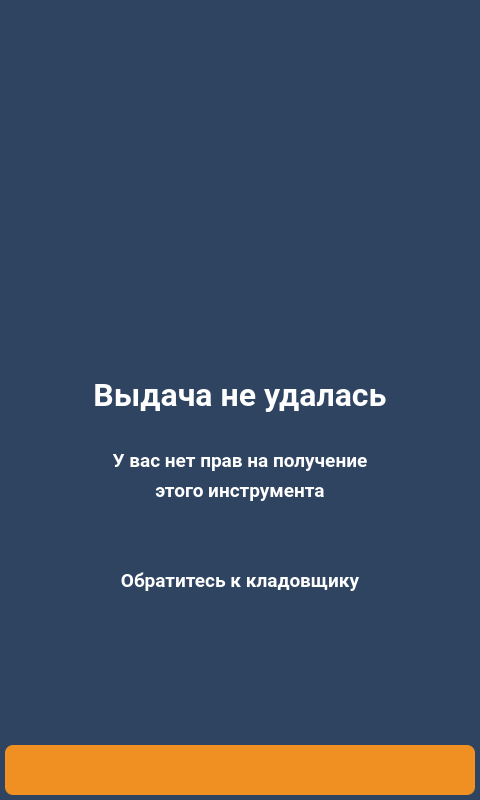
<?xml version="1.0" encoding="UTF-8"?>
<ui version="4.0">
 <class>screen_13_no_right</class>
 <widget class="QWidget" name="screen_13_no_right">
  <property name="geometry">
   <rect>
    <x>0</x>
    <y>0</y>
    <width>480</width>
    <height>800</height>
   </rect>
  </property>
  <property name="windowTitle">
   <string>screen_13_no_right</string>
  </property>
  <property name="styleSheet">
   <string notr="true">QWidget{
	background-color: #2e4461;
}
QLabel {
	background: none;
	color: #FFFFFF;
	border-width: 0px;
	border-radius: 0px;
	font-family: "Roboto", Sans-serif;
}
#background {
	color: #FFFFFF;
	background-color: #2e4461;
	border-width: 2px;
	border-style: groove;
	border-color: #ff9923;
	border-radius: 0px;
	font-family: "Roboto", Sans-serif;
}
QPushButton {
	color: #FFFFFF;
	background-color: #f09022;
	border-width: 0px;
	border-style: outset;
	border-color: #EAA657;
	border-radius: 8px;
	font-weight: 600;
    font-size: 25px;
	font-family: "Roboto", Sans-serif;
}</string>
  </property>
  <widget class="QPushButton" name="btn_back">
   <property name="geometry">
    <rect>
     <x>5</x>
     <y>745</y>
     <width>470</width>
     <height>50</height>
    </rect>
   </property>
   <property name="palette">
    <palette>
     <active>
      <colorrole role="WindowText">
       <brush brushstyle="SolidPattern">
        <color alpha="255">
         <red>255</red>
         <green>255</green>
         <blue>255</blue>
        </color>
       </brush>
      </colorrole>
      <colorrole role="Button">
       <brush brushstyle="SolidPattern">
        <color alpha="255">
         <red>240</red>
         <green>144</green>
         <blue>34</blue>
        </color>
       </brush>
      </colorrole>
      <colorrole role="Text">
       <brush brushstyle="SolidPattern">
        <color alpha="255">
         <red>255</red>
         <green>255</green>
         <blue>255</blue>
        </color>
       </brush>
      </colorrole>
      <colorrole role="ButtonText">
       <brush brushstyle="SolidPattern">
        <color alpha="255">
         <red>255</red>
         <green>255</green>
         <blue>255</blue>
        </color>
       </brush>
      </colorrole>
      <colorrole role="Base">
       <brush brushstyle="SolidPattern">
        <color alpha="255">
         <red>240</red>
         <green>144</green>
         <blue>34</blue>
        </color>
       </brush>
      </colorrole>
      <colorrole role="Window">
       <brush brushstyle="SolidPattern">
        <color alpha="255">
         <red>240</red>
         <green>144</green>
         <blue>34</blue>
        </color>
       </brush>
      </colorrole>
      <colorrole role="PlaceholderText">
       <brush brushstyle="NoBrush">
        <color alpha="128">
         <red>255</red>
         <green>255</green>
         <blue>255</blue>
        </color>
       </brush>
      </colorrole>
     </active>
     <inactive>
      <colorrole role="WindowText">
       <brush brushstyle="SolidPattern">
        <color alpha="255">
         <red>255</red>
         <green>255</green>
         <blue>255</blue>
        </color>
       </brush>
      </colorrole>
      <colorrole role="Button">
       <brush brushstyle="SolidPattern">
        <color alpha="255">
         <red>240</red>
         <green>144</green>
         <blue>34</blue>
        </color>
       </brush>
      </colorrole>
      <colorrole role="Text">
       <brush brushstyle="SolidPattern">
        <color alpha="255">
         <red>255</red>
         <green>255</green>
         <blue>255</blue>
        </color>
       </brush>
      </colorrole>
      <colorrole role="ButtonText">
       <brush brushstyle="SolidPattern">
        <color alpha="255">
         <red>255</red>
         <green>255</green>
         <blue>255</blue>
        </color>
       </brush>
      </colorrole>
      <colorrole role="Base">
       <brush brushstyle="SolidPattern">
        <color alpha="255">
         <red>240</red>
         <green>144</green>
         <blue>34</blue>
        </color>
       </brush>
      </colorrole>
      <colorrole role="Window">
       <brush brushstyle="SolidPattern">
        <color alpha="255">
         <red>240</red>
         <green>144</green>
         <blue>34</blue>
        </color>
       </brush>
      </colorrole>
      <colorrole role="PlaceholderText">
       <brush brushstyle="NoBrush">
        <color alpha="128">
         <red>255</red>
         <green>255</green>
         <blue>255</blue>
        </color>
       </brush>
      </colorrole>
     </inactive>
     <disabled>
      <colorrole role="WindowText">
       <brush brushstyle="SolidPattern">
        <color alpha="255">
         <red>255</red>
         <green>255</green>
         <blue>255</blue>
        </color>
       </brush>
      </colorrole>
      <colorrole role="Button">
       <brush brushstyle="SolidPattern">
        <color alpha="255">
         <red>240</red>
         <green>144</green>
         <blue>34</blue>
        </color>
       </brush>
      </colorrole>
      <colorrole role="Text">
       <brush brushstyle="SolidPattern">
        <color alpha="255">
         <red>255</red>
         <green>255</green>
         <blue>255</blue>
        </color>
       </brush>
      </colorrole>
      <colorrole role="ButtonText">
       <brush brushstyle="SolidPattern">
        <color alpha="255">
         <red>255</red>
         <green>255</green>
         <blue>255</blue>
        </color>
       </brush>
      </colorrole>
      <colorrole role="Base">
       <brush brushstyle="SolidPattern">
        <color alpha="255">
         <red>240</red>
         <green>144</green>
         <blue>34</blue>
        </color>
       </brush>
      </colorrole>
      <colorrole role="Window">
       <brush brushstyle="SolidPattern">
        <color alpha="255">
         <red>240</red>
         <green>144</green>
         <blue>34</blue>
        </color>
       </brush>
      </colorrole>
      <colorrole role="PlaceholderText">
       <brush brushstyle="NoBrush">
        <color alpha="128">
         <red>255</red>
         <green>255</green>
         <blue>255</blue>
        </color>
       </brush>
      </colorrole>
     </disabled>
    </palette>
   </property>
   <property name="font">
    <font>
     <family>Roboto</family>
     <pointsize>-1</pointsize>
     <weight>75</weight>
     <bold>true</bold>
    </font>
   </property>
   <property name="contextMenuPolicy">
    <enum>Qt::DefaultContextMenu</enum>
   </property>
   <property name="layoutDirection">
    <enum>Qt::LeftToRight</enum>
   </property>
   <property name="text">
    <string />
   </property>
   <property name="icon">
    <iconset resource="../img/resources.qrc">
     <normaloff>:/icons/back_white.png</normaloff>:/icons/back_white.png</iconset>
   </property>
   <property name="iconSize">
    <size>
     <width>51</width>
     <height>51</height>
    </size>
   </property>
  </widget>
  <widget class="QLabel" name="lbl_info_1">
   <property name="geometry">
    <rect>
     <x>50</x>
     <y>370</y>
     <width>380</width>
     <height>50</height>
    </rect>
   </property>
   <property name="palette">
    <palette>
     <active>
      <colorrole role="WindowText">
       <brush brushstyle="SolidPattern">
        <color alpha="255">
         <red>255</red>
         <green>255</green>
         <blue>255</blue>
        </color>
       </brush>
      </colorrole>
      <colorrole role="Button">
       <brush brushstyle="LinearGradientPattern">
        <gradient startx="0.000000000000000" starty="0.000000000000000" endx="1.000000000000000" endy="0.000000000000000" type="LinearGradient" spread="PadSpread" coordinatemode="ObjectBoundingMode">
         <gradientstop position="0.000000000000000">
          <color alpha="0">
           <red>0</red>
           <green>0</green>
           <blue>0</blue>
          </color>
         </gradientstop>
         <gradientstop position="1.000000000000000">
          <color alpha="0">
           <red>255</red>
           <green>255</green>
           <blue>255</blue>
          </color>
         </gradientstop>
        </gradient>
       </brush>
      </colorrole>
      <colorrole role="Text">
       <brush brushstyle="SolidPattern">
        <color alpha="255">
         <red>255</red>
         <green>255</green>
         <blue>255</blue>
        </color>
       </brush>
      </colorrole>
      <colorrole role="ButtonText">
       <brush brushstyle="SolidPattern">
        <color alpha="255">
         <red>255</red>
         <green>255</green>
         <blue>255</blue>
        </color>
       </brush>
      </colorrole>
      <colorrole role="Base">
       <brush brushstyle="LinearGradientPattern">
        <gradient startx="0.000000000000000" starty="0.000000000000000" endx="1.000000000000000" endy="0.000000000000000" type="LinearGradient" spread="PadSpread" coordinatemode="ObjectBoundingMode">
         <gradientstop position="0.000000000000000">
          <color alpha="0">
           <red>0</red>
           <green>0</green>
           <blue>0</blue>
          </color>
         </gradientstop>
         <gradientstop position="1.000000000000000">
          <color alpha="0">
           <red>255</red>
           <green>255</green>
           <blue>255</blue>
          </color>
         </gradientstop>
        </gradient>
       </brush>
      </colorrole>
      <colorrole role="Window">
       <brush brushstyle="LinearGradientPattern">
        <gradient startx="0.000000000000000" starty="0.000000000000000" endx="1.000000000000000" endy="0.000000000000000" type="LinearGradient" spread="PadSpread" coordinatemode="ObjectBoundingMode">
         <gradientstop position="0.000000000000000">
          <color alpha="0">
           <red>0</red>
           <green>0</green>
           <blue>0</blue>
          </color>
         </gradientstop>
         <gradientstop position="1.000000000000000">
          <color alpha="0">
           <red>255</red>
           <green>255</green>
           <blue>255</blue>
          </color>
         </gradientstop>
        </gradient>
       </brush>
      </colorrole>
      <colorrole role="PlaceholderText">
       <brush brushstyle="NoBrush">
        <color alpha="128">
         <red>255</red>
         <green>255</green>
         <blue>255</blue>
        </color>
       </brush>
      </colorrole>
     </active>
     <inactive>
      <colorrole role="WindowText">
       <brush brushstyle="SolidPattern">
        <color alpha="255">
         <red>255</red>
         <green>255</green>
         <blue>255</blue>
        </color>
       </brush>
      </colorrole>
      <colorrole role="Button">
       <brush brushstyle="LinearGradientPattern">
        <gradient startx="0.000000000000000" starty="0.000000000000000" endx="1.000000000000000" endy="0.000000000000000" type="LinearGradient" spread="PadSpread" coordinatemode="ObjectBoundingMode">
         <gradientstop position="0.000000000000000">
          <color alpha="0">
           <red>0</red>
           <green>0</green>
           <blue>0</blue>
          </color>
         </gradientstop>
         <gradientstop position="1.000000000000000">
          <color alpha="0">
           <red>255</red>
           <green>255</green>
           <blue>255</blue>
          </color>
         </gradientstop>
        </gradient>
       </brush>
      </colorrole>
      <colorrole role="Text">
       <brush brushstyle="SolidPattern">
        <color alpha="255">
         <red>255</red>
         <green>255</green>
         <blue>255</blue>
        </color>
       </brush>
      </colorrole>
      <colorrole role="ButtonText">
       <brush brushstyle="SolidPattern">
        <color alpha="255">
         <red>255</red>
         <green>255</green>
         <blue>255</blue>
        </color>
       </brush>
      </colorrole>
      <colorrole role="Base">
       <brush brushstyle="LinearGradientPattern">
        <gradient startx="0.000000000000000" starty="0.000000000000000" endx="1.000000000000000" endy="0.000000000000000" type="LinearGradient" spread="PadSpread" coordinatemode="ObjectBoundingMode">
         <gradientstop position="0.000000000000000">
          <color alpha="0">
           <red>0</red>
           <green>0</green>
           <blue>0</blue>
          </color>
         </gradientstop>
         <gradientstop position="1.000000000000000">
          <color alpha="0">
           <red>255</red>
           <green>255</green>
           <blue>255</blue>
          </color>
         </gradientstop>
        </gradient>
       </brush>
      </colorrole>
      <colorrole role="Window">
       <brush brushstyle="LinearGradientPattern">
        <gradient startx="0.000000000000000" starty="0.000000000000000" endx="1.000000000000000" endy="0.000000000000000" type="LinearGradient" spread="PadSpread" coordinatemode="ObjectBoundingMode">
         <gradientstop position="0.000000000000000">
          <color alpha="0">
           <red>0</red>
           <green>0</green>
           <blue>0</blue>
          </color>
         </gradientstop>
         <gradientstop position="1.000000000000000">
          <color alpha="0">
           <red>255</red>
           <green>255</green>
           <blue>255</blue>
          </color>
         </gradientstop>
        </gradient>
       </brush>
      </colorrole>
      <colorrole role="PlaceholderText">
       <brush brushstyle="NoBrush">
        <color alpha="128">
         <red>255</red>
         <green>255</green>
         <blue>255</blue>
        </color>
       </brush>
      </colorrole>
     </inactive>
     <disabled>
      <colorrole role="WindowText">
       <brush brushstyle="SolidPattern">
        <color alpha="255">
         <red>255</red>
         <green>255</green>
         <blue>255</blue>
        </color>
       </brush>
      </colorrole>
      <colorrole role="Button">
       <brush brushstyle="LinearGradientPattern">
        <gradient startx="0.000000000000000" starty="0.000000000000000" endx="1.000000000000000" endy="0.000000000000000" type="LinearGradient" spread="PadSpread" coordinatemode="ObjectBoundingMode">
         <gradientstop position="0.000000000000000">
          <color alpha="0">
           <red>0</red>
           <green>0</green>
           <blue>0</blue>
          </color>
         </gradientstop>
         <gradientstop position="1.000000000000000">
          <color alpha="0">
           <red>255</red>
           <green>255</green>
           <blue>255</blue>
          </color>
         </gradientstop>
        </gradient>
       </brush>
      </colorrole>
      <colorrole role="Text">
       <brush brushstyle="SolidPattern">
        <color alpha="255">
         <red>255</red>
         <green>255</green>
         <blue>255</blue>
        </color>
       </brush>
      </colorrole>
      <colorrole role="ButtonText">
       <brush brushstyle="SolidPattern">
        <color alpha="255">
         <red>255</red>
         <green>255</green>
         <blue>255</blue>
        </color>
       </brush>
      </colorrole>
      <colorrole role="Base">
       <brush brushstyle="LinearGradientPattern">
        <gradient startx="0.000000000000000" starty="0.000000000000000" endx="1.000000000000000" endy="0.000000000000000" type="LinearGradient" spread="PadSpread" coordinatemode="ObjectBoundingMode">
         <gradientstop position="0.000000000000000">
          <color alpha="0">
           <red>0</red>
           <green>0</green>
           <blue>0</blue>
          </color>
         </gradientstop>
         <gradientstop position="1.000000000000000">
          <color alpha="0">
           <red>255</red>
           <green>255</green>
           <blue>255</blue>
          </color>
         </gradientstop>
        </gradient>
       </brush>
      </colorrole>
      <colorrole role="Window">
       <brush brushstyle="LinearGradientPattern">
        <gradient startx="0.000000000000000" starty="0.000000000000000" endx="1.000000000000000" endy="0.000000000000000" type="LinearGradient" spread="PadSpread" coordinatemode="ObjectBoundingMode">
         <gradientstop position="0.000000000000000">
          <color alpha="0">
           <red>0</red>
           <green>0</green>
           <blue>0</blue>
          </color>
         </gradientstop>
         <gradientstop position="1.000000000000000">
          <color alpha="0">
           <red>255</red>
           <green>255</green>
           <blue>255</blue>
          </color>
         </gradientstop>
        </gradient>
       </brush>
      </colorrole>
      <colorrole role="PlaceholderText">
       <brush brushstyle="NoBrush">
        <color alpha="128">
         <red>255</red>
         <green>255</green>
         <blue>255</blue>
        </color>
       </brush>
      </colorrole>
     </disabled>
    </palette>
   </property>
   <property name="font">
    <font>
     <family>Roboto</family>
     <pointsize>24</pointsize>
     <weight>75</weight>
     <bold>true</bold>
    </font>
   </property>
   <property name="text">
    <string>Выдача не удалась</string>
   </property>
   <property name="alignment">
    <set>Qt::AlignCenter</set>
   </property>
  </widget>
  <widget class="QLabel" name="lbl_info_3">
   <property name="geometry">
    <rect>
     <x>120</x>
     <y>470</y>
     <width>240</width>
     <height>40</height>
    </rect>
   </property>
   <property name="palette">
    <palette>
     <active>
      <colorrole role="WindowText">
       <brush brushstyle="SolidPattern">
        <color alpha="255">
         <red>255</red>
         <green>255</green>
         <blue>255</blue>
        </color>
       </brush>
      </colorrole>
      <colorrole role="Button">
       <brush brushstyle="LinearGradientPattern">
        <gradient startx="0.000000000000000" starty="0.000000000000000" endx="1.000000000000000" endy="0.000000000000000" type="LinearGradient" spread="PadSpread" coordinatemode="ObjectBoundingMode">
         <gradientstop position="0.000000000000000">
          <color alpha="0">
           <red>0</red>
           <green>0</green>
           <blue>0</blue>
          </color>
         </gradientstop>
         <gradientstop position="1.000000000000000">
          <color alpha="0">
           <red>255</red>
           <green>255</green>
           <blue>255</blue>
          </color>
         </gradientstop>
        </gradient>
       </brush>
      </colorrole>
      <colorrole role="Text">
       <brush brushstyle="SolidPattern">
        <color alpha="255">
         <red>255</red>
         <green>255</green>
         <blue>255</blue>
        </color>
       </brush>
      </colorrole>
      <colorrole role="ButtonText">
       <brush brushstyle="SolidPattern">
        <color alpha="255">
         <red>255</red>
         <green>255</green>
         <blue>255</blue>
        </color>
       </brush>
      </colorrole>
      <colorrole role="Base">
       <brush brushstyle="LinearGradientPattern">
        <gradient startx="0.000000000000000" starty="0.000000000000000" endx="1.000000000000000" endy="0.000000000000000" type="LinearGradient" spread="PadSpread" coordinatemode="ObjectBoundingMode">
         <gradientstop position="0.000000000000000">
          <color alpha="0">
           <red>0</red>
           <green>0</green>
           <blue>0</blue>
          </color>
         </gradientstop>
         <gradientstop position="1.000000000000000">
          <color alpha="0">
           <red>255</red>
           <green>255</green>
           <blue>255</blue>
          </color>
         </gradientstop>
        </gradient>
       </brush>
      </colorrole>
      <colorrole role="Window">
       <brush brushstyle="LinearGradientPattern">
        <gradient startx="0.000000000000000" starty="0.000000000000000" endx="1.000000000000000" endy="0.000000000000000" type="LinearGradient" spread="PadSpread" coordinatemode="ObjectBoundingMode">
         <gradientstop position="0.000000000000000">
          <color alpha="0">
           <red>0</red>
           <green>0</green>
           <blue>0</blue>
          </color>
         </gradientstop>
         <gradientstop position="1.000000000000000">
          <color alpha="0">
           <red>255</red>
           <green>255</green>
           <blue>255</blue>
          </color>
         </gradientstop>
        </gradient>
       </brush>
      </colorrole>
      <colorrole role="PlaceholderText">
       <brush brushstyle="NoBrush">
        <color alpha="128">
         <red>255</red>
         <green>255</green>
         <blue>255</blue>
        </color>
       </brush>
      </colorrole>
     </active>
     <inactive>
      <colorrole role="WindowText">
       <brush brushstyle="SolidPattern">
        <color alpha="255">
         <red>255</red>
         <green>255</green>
         <blue>255</blue>
        </color>
       </brush>
      </colorrole>
      <colorrole role="Button">
       <brush brushstyle="LinearGradientPattern">
        <gradient startx="0.000000000000000" starty="0.000000000000000" endx="1.000000000000000" endy="0.000000000000000" type="LinearGradient" spread="PadSpread" coordinatemode="ObjectBoundingMode">
         <gradientstop position="0.000000000000000">
          <color alpha="0">
           <red>0</red>
           <green>0</green>
           <blue>0</blue>
          </color>
         </gradientstop>
         <gradientstop position="1.000000000000000">
          <color alpha="0">
           <red>255</red>
           <green>255</green>
           <blue>255</blue>
          </color>
         </gradientstop>
        </gradient>
       </brush>
      </colorrole>
      <colorrole role="Text">
       <brush brushstyle="SolidPattern">
        <color alpha="255">
         <red>255</red>
         <green>255</green>
         <blue>255</blue>
        </color>
       </brush>
      </colorrole>
      <colorrole role="ButtonText">
       <brush brushstyle="SolidPattern">
        <color alpha="255">
         <red>255</red>
         <green>255</green>
         <blue>255</blue>
        </color>
       </brush>
      </colorrole>
      <colorrole role="Base">
       <brush brushstyle="LinearGradientPattern">
        <gradient startx="0.000000000000000" starty="0.000000000000000" endx="1.000000000000000" endy="0.000000000000000" type="LinearGradient" spread="PadSpread" coordinatemode="ObjectBoundingMode">
         <gradientstop position="0.000000000000000">
          <color alpha="0">
           <red>0</red>
           <green>0</green>
           <blue>0</blue>
          </color>
         </gradientstop>
         <gradientstop position="1.000000000000000">
          <color alpha="0">
           <red>255</red>
           <green>255</green>
           <blue>255</blue>
          </color>
         </gradientstop>
        </gradient>
       </brush>
      </colorrole>
      <colorrole role="Window">
       <brush brushstyle="LinearGradientPattern">
        <gradient startx="0.000000000000000" starty="0.000000000000000" endx="1.000000000000000" endy="0.000000000000000" type="LinearGradient" spread="PadSpread" coordinatemode="ObjectBoundingMode">
         <gradientstop position="0.000000000000000">
          <color alpha="0">
           <red>0</red>
           <green>0</green>
           <blue>0</blue>
          </color>
         </gradientstop>
         <gradientstop position="1.000000000000000">
          <color alpha="0">
           <red>255</red>
           <green>255</green>
           <blue>255</blue>
          </color>
         </gradientstop>
        </gradient>
       </brush>
      </colorrole>
      <colorrole role="PlaceholderText">
       <brush brushstyle="NoBrush">
        <color alpha="128">
         <red>255</red>
         <green>255</green>
         <blue>255</blue>
        </color>
       </brush>
      </colorrole>
     </inactive>
     <disabled>
      <colorrole role="WindowText">
       <brush brushstyle="SolidPattern">
        <color alpha="255">
         <red>255</red>
         <green>255</green>
         <blue>255</blue>
        </color>
       </brush>
      </colorrole>
      <colorrole role="Button">
       <brush brushstyle="LinearGradientPattern">
        <gradient startx="0.000000000000000" starty="0.000000000000000" endx="1.000000000000000" endy="0.000000000000000" type="LinearGradient" spread="PadSpread" coordinatemode="ObjectBoundingMode">
         <gradientstop position="0.000000000000000">
          <color alpha="0">
           <red>0</red>
           <green>0</green>
           <blue>0</blue>
          </color>
         </gradientstop>
         <gradientstop position="1.000000000000000">
          <color alpha="0">
           <red>255</red>
           <green>255</green>
           <blue>255</blue>
          </color>
         </gradientstop>
        </gradient>
       </brush>
      </colorrole>
      <colorrole role="Text">
       <brush brushstyle="SolidPattern">
        <color alpha="255">
         <red>255</red>
         <green>255</green>
         <blue>255</blue>
        </color>
       </brush>
      </colorrole>
      <colorrole role="ButtonText">
       <brush brushstyle="SolidPattern">
        <color alpha="255">
         <red>255</red>
         <green>255</green>
         <blue>255</blue>
        </color>
       </brush>
      </colorrole>
      <colorrole role="Base">
       <brush brushstyle="LinearGradientPattern">
        <gradient startx="0.000000000000000" starty="0.000000000000000" endx="1.000000000000000" endy="0.000000000000000" type="LinearGradient" spread="PadSpread" coordinatemode="ObjectBoundingMode">
         <gradientstop position="0.000000000000000">
          <color alpha="0">
           <red>0</red>
           <green>0</green>
           <blue>0</blue>
          </color>
         </gradientstop>
         <gradientstop position="1.000000000000000">
          <color alpha="0">
           <red>255</red>
           <green>255</green>
           <blue>255</blue>
          </color>
         </gradientstop>
        </gradient>
       </brush>
      </colorrole>
      <colorrole role="Window">
       <brush brushstyle="LinearGradientPattern">
        <gradient startx="0.000000000000000" starty="0.000000000000000" endx="1.000000000000000" endy="0.000000000000000" type="LinearGradient" spread="PadSpread" coordinatemode="ObjectBoundingMode">
         <gradientstop position="0.000000000000000">
          <color alpha="0">
           <red>0</red>
           <green>0</green>
           <blue>0</blue>
          </color>
         </gradientstop>
         <gradientstop position="1.000000000000000">
          <color alpha="0">
           <red>255</red>
           <green>255</green>
           <blue>255</blue>
          </color>
         </gradientstop>
        </gradient>
       </brush>
      </colorrole>
      <colorrole role="PlaceholderText">
       <brush brushstyle="NoBrush">
        <color alpha="128">
         <red>255</red>
         <green>255</green>
         <blue>255</blue>
        </color>
       </brush>
      </colorrole>
     </disabled>
    </palette>
   </property>
   <property name="font">
    <font>
     <family>Roboto</family>
     <pointsize>14</pointsize>
     <weight>75</weight>
     <bold>true</bold>
    </font>
   </property>
   <property name="text">
    <string>этого инструмента</string>
   </property>
   <property name="alignment">
    <set>Qt::AlignCenter</set>
   </property>
  </widget>
  <widget class="QLabel" name="lbl_info_2">
   <property name="geometry">
    <rect>
     <x>65</x>
     <y>440</y>
     <width>350</width>
     <height>40</height>
    </rect>
   </property>
   <property name="palette">
    <palette>
     <active>
      <colorrole role="WindowText">
       <brush brushstyle="SolidPattern">
        <color alpha="255">
         <red>255</red>
         <green>255</green>
         <blue>255</blue>
        </color>
       </brush>
      </colorrole>
      <colorrole role="Button">
       <brush brushstyle="LinearGradientPattern">
        <gradient startx="0.000000000000000" starty="0.000000000000000" endx="1.000000000000000" endy="0.000000000000000" type="LinearGradient" spread="PadSpread" coordinatemode="ObjectBoundingMode">
         <gradientstop position="0.000000000000000">
          <color alpha="0">
           <red>0</red>
           <green>0</green>
           <blue>0</blue>
          </color>
         </gradientstop>
         <gradientstop position="1.000000000000000">
          <color alpha="0">
           <red>255</red>
           <green>255</green>
           <blue>255</blue>
          </color>
         </gradientstop>
        </gradient>
       </brush>
      </colorrole>
      <colorrole role="Text">
       <brush brushstyle="SolidPattern">
        <color alpha="255">
         <red>255</red>
         <green>255</green>
         <blue>255</blue>
        </color>
       </brush>
      </colorrole>
      <colorrole role="ButtonText">
       <brush brushstyle="SolidPattern">
        <color alpha="255">
         <red>255</red>
         <green>255</green>
         <blue>255</blue>
        </color>
       </brush>
      </colorrole>
      <colorrole role="Base">
       <brush brushstyle="LinearGradientPattern">
        <gradient startx="0.000000000000000" starty="0.000000000000000" endx="1.000000000000000" endy="0.000000000000000" type="LinearGradient" spread="PadSpread" coordinatemode="ObjectBoundingMode">
         <gradientstop position="0.000000000000000">
          <color alpha="0">
           <red>0</red>
           <green>0</green>
           <blue>0</blue>
          </color>
         </gradientstop>
         <gradientstop position="1.000000000000000">
          <color alpha="0">
           <red>255</red>
           <green>255</green>
           <blue>255</blue>
          </color>
         </gradientstop>
        </gradient>
       </brush>
      </colorrole>
      <colorrole role="Window">
       <brush brushstyle="LinearGradientPattern">
        <gradient startx="0.000000000000000" starty="0.000000000000000" endx="1.000000000000000" endy="0.000000000000000" type="LinearGradient" spread="PadSpread" coordinatemode="ObjectBoundingMode">
         <gradientstop position="0.000000000000000">
          <color alpha="0">
           <red>0</red>
           <green>0</green>
           <blue>0</blue>
          </color>
         </gradientstop>
         <gradientstop position="1.000000000000000">
          <color alpha="0">
           <red>255</red>
           <green>255</green>
           <blue>255</blue>
          </color>
         </gradientstop>
        </gradient>
       </brush>
      </colorrole>
      <colorrole role="PlaceholderText">
       <brush brushstyle="NoBrush">
        <color alpha="128">
         <red>255</red>
         <green>255</green>
         <blue>255</blue>
        </color>
       </brush>
      </colorrole>
     </active>
     <inactive>
      <colorrole role="WindowText">
       <brush brushstyle="SolidPattern">
        <color alpha="255">
         <red>255</red>
         <green>255</green>
         <blue>255</blue>
        </color>
       </brush>
      </colorrole>
      <colorrole role="Button">
       <brush brushstyle="LinearGradientPattern">
        <gradient startx="0.000000000000000" starty="0.000000000000000" endx="1.000000000000000" endy="0.000000000000000" type="LinearGradient" spread="PadSpread" coordinatemode="ObjectBoundingMode">
         <gradientstop position="0.000000000000000">
          <color alpha="0">
           <red>0</red>
           <green>0</green>
           <blue>0</blue>
          </color>
         </gradientstop>
         <gradientstop position="1.000000000000000">
          <color alpha="0">
           <red>255</red>
           <green>255</green>
           <blue>255</blue>
          </color>
         </gradientstop>
        </gradient>
       </brush>
      </colorrole>
      <colorrole role="Text">
       <brush brushstyle="SolidPattern">
        <color alpha="255">
         <red>255</red>
         <green>255</green>
         <blue>255</blue>
        </color>
       </brush>
      </colorrole>
      <colorrole role="ButtonText">
       <brush brushstyle="SolidPattern">
        <color alpha="255">
         <red>255</red>
         <green>255</green>
         <blue>255</blue>
        </color>
       </brush>
      </colorrole>
      <colorrole role="Base">
       <brush brushstyle="LinearGradientPattern">
        <gradient startx="0.000000000000000" starty="0.000000000000000" endx="1.000000000000000" endy="0.000000000000000" type="LinearGradient" spread="PadSpread" coordinatemode="ObjectBoundingMode">
         <gradientstop position="0.000000000000000">
          <color alpha="0">
           <red>0</red>
           <green>0</green>
           <blue>0</blue>
          </color>
         </gradientstop>
         <gradientstop position="1.000000000000000">
          <color alpha="0">
           <red>255</red>
           <green>255</green>
           <blue>255</blue>
          </color>
         </gradientstop>
        </gradient>
       </brush>
      </colorrole>
      <colorrole role="Window">
       <brush brushstyle="LinearGradientPattern">
        <gradient startx="0.000000000000000" starty="0.000000000000000" endx="1.000000000000000" endy="0.000000000000000" type="LinearGradient" spread="PadSpread" coordinatemode="ObjectBoundingMode">
         <gradientstop position="0.000000000000000">
          <color alpha="0">
           <red>0</red>
           <green>0</green>
           <blue>0</blue>
          </color>
         </gradientstop>
         <gradientstop position="1.000000000000000">
          <color alpha="0">
           <red>255</red>
           <green>255</green>
           <blue>255</blue>
          </color>
         </gradientstop>
        </gradient>
       </brush>
      </colorrole>
      <colorrole role="PlaceholderText">
       <brush brushstyle="NoBrush">
        <color alpha="128">
         <red>255</red>
         <green>255</green>
         <blue>255</blue>
        </color>
       </brush>
      </colorrole>
     </inactive>
     <disabled>
      <colorrole role="WindowText">
       <brush brushstyle="SolidPattern">
        <color alpha="255">
         <red>255</red>
         <green>255</green>
         <blue>255</blue>
        </color>
       </brush>
      </colorrole>
      <colorrole role="Button">
       <brush brushstyle="LinearGradientPattern">
        <gradient startx="0.000000000000000" starty="0.000000000000000" endx="1.000000000000000" endy="0.000000000000000" type="LinearGradient" spread="PadSpread" coordinatemode="ObjectBoundingMode">
         <gradientstop position="0.000000000000000">
          <color alpha="0">
           <red>0</red>
           <green>0</green>
           <blue>0</blue>
          </color>
         </gradientstop>
         <gradientstop position="1.000000000000000">
          <color alpha="0">
           <red>255</red>
           <green>255</green>
           <blue>255</blue>
          </color>
         </gradientstop>
        </gradient>
       </brush>
      </colorrole>
      <colorrole role="Text">
       <brush brushstyle="SolidPattern">
        <color alpha="255">
         <red>255</red>
         <green>255</green>
         <blue>255</blue>
        </color>
       </brush>
      </colorrole>
      <colorrole role="ButtonText">
       <brush brushstyle="SolidPattern">
        <color alpha="255">
         <red>255</red>
         <green>255</green>
         <blue>255</blue>
        </color>
       </brush>
      </colorrole>
      <colorrole role="Base">
       <brush brushstyle="LinearGradientPattern">
        <gradient startx="0.000000000000000" starty="0.000000000000000" endx="1.000000000000000" endy="0.000000000000000" type="LinearGradient" spread="PadSpread" coordinatemode="ObjectBoundingMode">
         <gradientstop position="0.000000000000000">
          <color alpha="0">
           <red>0</red>
           <green>0</green>
           <blue>0</blue>
          </color>
         </gradientstop>
         <gradientstop position="1.000000000000000">
          <color alpha="0">
           <red>255</red>
           <green>255</green>
           <blue>255</blue>
          </color>
         </gradientstop>
        </gradient>
       </brush>
      </colorrole>
      <colorrole role="Window">
       <brush brushstyle="LinearGradientPattern">
        <gradient startx="0.000000000000000" starty="0.000000000000000" endx="1.000000000000000" endy="0.000000000000000" type="LinearGradient" spread="PadSpread" coordinatemode="ObjectBoundingMode">
         <gradientstop position="0.000000000000000">
          <color alpha="0">
           <red>0</red>
           <green>0</green>
           <blue>0</blue>
          </color>
         </gradientstop>
         <gradientstop position="1.000000000000000">
          <color alpha="0">
           <red>255</red>
           <green>255</green>
           <blue>255</blue>
          </color>
         </gradientstop>
        </gradient>
       </brush>
      </colorrole>
      <colorrole role="PlaceholderText">
       <brush brushstyle="NoBrush">
        <color alpha="128">
         <red>255</red>
         <green>255</green>
         <blue>255</blue>
        </color>
       </brush>
      </colorrole>
     </disabled>
    </palette>
   </property>
   <property name="font">
    <font>
     <family>Roboto</family>
     <pointsize>14</pointsize>
     <weight>75</weight>
     <bold>true</bold>
    </font>
   </property>
   <property name="text">
    <string>У вас нет прав на получение</string>
   </property>
   <property name="alignment">
    <set>Qt::AlignCenter</set>
   </property>
  </widget>
  <widget class="QLabel" name="lbl_info_4">
   <property name="geometry">
    <rect>
     <x>65</x>
     <y>560</y>
     <width>350</width>
     <height>40</height>
    </rect>
   </property>
   <property name="palette">
    <palette>
     <active>
      <colorrole role="WindowText">
       <brush brushstyle="SolidPattern">
        <color alpha="255">
         <red>255</red>
         <green>255</green>
         <blue>255</blue>
        </color>
       </brush>
      </colorrole>
      <colorrole role="Button">
       <brush brushstyle="LinearGradientPattern">
        <gradient startx="0.000000000000000" starty="0.000000000000000" endx="1.000000000000000" endy="0.000000000000000" type="LinearGradient" spread="PadSpread" coordinatemode="ObjectBoundingMode">
         <gradientstop position="0.000000000000000">
          <color alpha="0">
           <red>0</red>
           <green>0</green>
           <blue>0</blue>
          </color>
         </gradientstop>
         <gradientstop position="1.000000000000000">
          <color alpha="0">
           <red>255</red>
           <green>255</green>
           <blue>255</blue>
          </color>
         </gradientstop>
        </gradient>
       </brush>
      </colorrole>
      <colorrole role="Text">
       <brush brushstyle="SolidPattern">
        <color alpha="255">
         <red>255</red>
         <green>255</green>
         <blue>255</blue>
        </color>
       </brush>
      </colorrole>
      <colorrole role="ButtonText">
       <brush brushstyle="SolidPattern">
        <color alpha="255">
         <red>255</red>
         <green>255</green>
         <blue>255</blue>
        </color>
       </brush>
      </colorrole>
      <colorrole role="Base">
       <brush brushstyle="LinearGradientPattern">
        <gradient startx="0.000000000000000" starty="0.000000000000000" endx="1.000000000000000" endy="0.000000000000000" type="LinearGradient" spread="PadSpread" coordinatemode="ObjectBoundingMode">
         <gradientstop position="0.000000000000000">
          <color alpha="0">
           <red>0</red>
           <green>0</green>
           <blue>0</blue>
          </color>
         </gradientstop>
         <gradientstop position="1.000000000000000">
          <color alpha="0">
           <red>255</red>
           <green>255</green>
           <blue>255</blue>
          </color>
         </gradientstop>
        </gradient>
       </brush>
      </colorrole>
      <colorrole role="Window">
       <brush brushstyle="LinearGradientPattern">
        <gradient startx="0.000000000000000" starty="0.000000000000000" endx="1.000000000000000" endy="0.000000000000000" type="LinearGradient" spread="PadSpread" coordinatemode="ObjectBoundingMode">
         <gradientstop position="0.000000000000000">
          <color alpha="0">
           <red>0</red>
           <green>0</green>
           <blue>0</blue>
          </color>
         </gradientstop>
         <gradientstop position="1.000000000000000">
          <color alpha="0">
           <red>255</red>
           <green>255</green>
           <blue>255</blue>
          </color>
         </gradientstop>
        </gradient>
       </brush>
      </colorrole>
      <colorrole role="PlaceholderText">
       <brush brushstyle="NoBrush">
        <color alpha="128">
         <red>255</red>
         <green>255</green>
         <blue>255</blue>
        </color>
       </brush>
      </colorrole>
     </active>
     <inactive>
      <colorrole role="WindowText">
       <brush brushstyle="SolidPattern">
        <color alpha="255">
         <red>255</red>
         <green>255</green>
         <blue>255</blue>
        </color>
       </brush>
      </colorrole>
      <colorrole role="Button">
       <brush brushstyle="LinearGradientPattern">
        <gradient startx="0.000000000000000" starty="0.000000000000000" endx="1.000000000000000" endy="0.000000000000000" type="LinearGradient" spread="PadSpread" coordinatemode="ObjectBoundingMode">
         <gradientstop position="0.000000000000000">
          <color alpha="0">
           <red>0</red>
           <green>0</green>
           <blue>0</blue>
          </color>
         </gradientstop>
         <gradientstop position="1.000000000000000">
          <color alpha="0">
           <red>255</red>
           <green>255</green>
           <blue>255</blue>
          </color>
         </gradientstop>
        </gradient>
       </brush>
      </colorrole>
      <colorrole role="Text">
       <brush brushstyle="SolidPattern">
        <color alpha="255">
         <red>255</red>
         <green>255</green>
         <blue>255</blue>
        </color>
       </brush>
      </colorrole>
      <colorrole role="ButtonText">
       <brush brushstyle="SolidPattern">
        <color alpha="255">
         <red>255</red>
         <green>255</green>
         <blue>255</blue>
        </color>
       </brush>
      </colorrole>
      <colorrole role="Base">
       <brush brushstyle="LinearGradientPattern">
        <gradient startx="0.000000000000000" starty="0.000000000000000" endx="1.000000000000000" endy="0.000000000000000" type="LinearGradient" spread="PadSpread" coordinatemode="ObjectBoundingMode">
         <gradientstop position="0.000000000000000">
          <color alpha="0">
           <red>0</red>
           <green>0</green>
           <blue>0</blue>
          </color>
         </gradientstop>
         <gradientstop position="1.000000000000000">
          <color alpha="0">
           <red>255</red>
           <green>255</green>
           <blue>255</blue>
          </color>
         </gradientstop>
        </gradient>
       </brush>
      </colorrole>
      <colorrole role="Window">
       <brush brushstyle="LinearGradientPattern">
        <gradient startx="0.000000000000000" starty="0.000000000000000" endx="1.000000000000000" endy="0.000000000000000" type="LinearGradient" spread="PadSpread" coordinatemode="ObjectBoundingMode">
         <gradientstop position="0.000000000000000">
          <color alpha="0">
           <red>0</red>
           <green>0</green>
           <blue>0</blue>
          </color>
         </gradientstop>
         <gradientstop position="1.000000000000000">
          <color alpha="0">
           <red>255</red>
           <green>255</green>
           <blue>255</blue>
          </color>
         </gradientstop>
        </gradient>
       </brush>
      </colorrole>
      <colorrole role="PlaceholderText">
       <brush brushstyle="NoBrush">
        <color alpha="128">
         <red>255</red>
         <green>255</green>
         <blue>255</blue>
        </color>
       </brush>
      </colorrole>
     </inactive>
     <disabled>
      <colorrole role="WindowText">
       <brush brushstyle="SolidPattern">
        <color alpha="255">
         <red>255</red>
         <green>255</green>
         <blue>255</blue>
        </color>
       </brush>
      </colorrole>
      <colorrole role="Button">
       <brush brushstyle="LinearGradientPattern">
        <gradient startx="0.000000000000000" starty="0.000000000000000" endx="1.000000000000000" endy="0.000000000000000" type="LinearGradient" spread="PadSpread" coordinatemode="ObjectBoundingMode">
         <gradientstop position="0.000000000000000">
          <color alpha="0">
           <red>0</red>
           <green>0</green>
           <blue>0</blue>
          </color>
         </gradientstop>
         <gradientstop position="1.000000000000000">
          <color alpha="0">
           <red>255</red>
           <green>255</green>
           <blue>255</blue>
          </color>
         </gradientstop>
        </gradient>
       </brush>
      </colorrole>
      <colorrole role="Text">
       <brush brushstyle="SolidPattern">
        <color alpha="255">
         <red>255</red>
         <green>255</green>
         <blue>255</blue>
        </color>
       </brush>
      </colorrole>
      <colorrole role="ButtonText">
       <brush brushstyle="SolidPattern">
        <color alpha="255">
         <red>255</red>
         <green>255</green>
         <blue>255</blue>
        </color>
       </brush>
      </colorrole>
      <colorrole role="Base">
       <brush brushstyle="LinearGradientPattern">
        <gradient startx="0.000000000000000" starty="0.000000000000000" endx="1.000000000000000" endy="0.000000000000000" type="LinearGradient" spread="PadSpread" coordinatemode="ObjectBoundingMode">
         <gradientstop position="0.000000000000000">
          <color alpha="0">
           <red>0</red>
           <green>0</green>
           <blue>0</blue>
          </color>
         </gradientstop>
         <gradientstop position="1.000000000000000">
          <color alpha="0">
           <red>255</red>
           <green>255</green>
           <blue>255</blue>
          </color>
         </gradientstop>
        </gradient>
       </brush>
      </colorrole>
      <colorrole role="Window">
       <brush brushstyle="LinearGradientPattern">
        <gradient startx="0.000000000000000" starty="0.000000000000000" endx="1.000000000000000" endy="0.000000000000000" type="LinearGradient" spread="PadSpread" coordinatemode="ObjectBoundingMode">
         <gradientstop position="0.000000000000000">
          <color alpha="0">
           <red>0</red>
           <green>0</green>
           <blue>0</blue>
          </color>
         </gradientstop>
         <gradientstop position="1.000000000000000">
          <color alpha="0">
           <red>255</red>
           <green>255</green>
           <blue>255</blue>
          </color>
         </gradientstop>
        </gradient>
       </brush>
      </colorrole>
      <colorrole role="PlaceholderText">
       <brush brushstyle="NoBrush">
        <color alpha="128">
         <red>255</red>
         <green>255</green>
         <blue>255</blue>
        </color>
       </brush>
      </colorrole>
     </disabled>
    </palette>
   </property>
   <property name="font">
    <font>
     <family>Roboto</family>
     <pointsize>14</pointsize>
     <weight>75</weight>
     <bold>true</bold>
    </font>
   </property>
   <property name="text">
    <string>Обратитесь к кладовщику</string>
   </property>
   <property name="alignment">
    <set>Qt::AlignCenter</set>
   </property>
  </widget>
  <widget class="QLabel" name="lbl_info_ico">
   <property name="geometry">
    <rect>
     <x>50</x>
     <y>0</y>
     <width>380</width>
     <height>380</height>
    </rect>
   </property>
   <property name="text">
    <string />
   </property>
   <property name="pixmap">
    <pixmap resource="../img/resources.qrc">:/icons/error.png</pixmap>
   </property>
   <property name="scaledContents">
    <bool>true</bool>
   </property>
  </widget>
  <zorder>lbl_info_ico</zorder>
  <zorder>btn_back</zorder>
  <zorder>lbl_info_1</zorder>
  <zorder>lbl_info_3</zorder>
  <zorder>lbl_info_2</zorder>
  <zorder>lbl_info_4</zorder>
  <zorder>lbl_info_5</zorder>
  <zorder>lbl_timeout_back</zorder>
 </widget>
 <resources>
  <include location="../img/resources.qrc" />
 </resources>
 <connections />
</ui>
